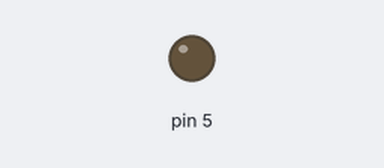
Bench run of a sketch on a simulated Arduino Uno, built with avr-gcc and run on an emulated ATmega328P. Parts: output pins drawn as LEDs (lit = HIGH).

Above: at 2.0 s.
At 6.0 s:
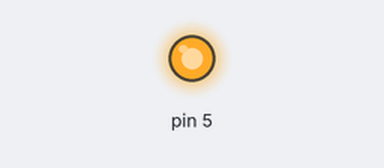
Timing chart, 0 to 10.4 s (numbered marks = the images above):
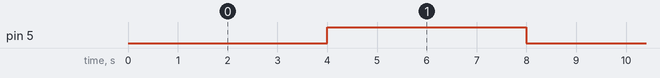

Measured:
- by itself, pin 5: alternates HIGH for 4.0 s and LOW for 4.0 s

The sketch:

Wemos_Respirador_Basico.ino
```cpp
const int segundos_encendido = 4;
const int segundos_apagado = 4;

void setup() {

  pinMode(5, OUTPUT);
  digitalWrite(5, LOW);

}

void loop() {

  digitalWrite(5, LOW);
  delay(segundos_apagado*1000);                       // wait for a second
  digitalWrite(5, HIGH);
  delay(segundos_encendido*1000);
}
```
